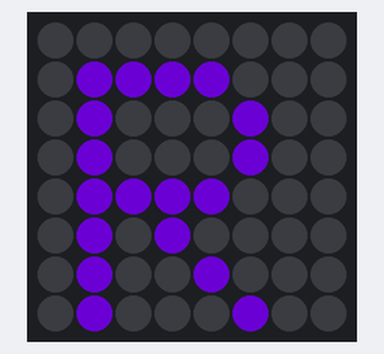
Recording of a program running on a simulated Raspberry Pi (BCM pin numbers) with a Sense HAT. On the bench: the Sense HAT's 8×8 RGB LED matrix. Dim RGB values are drawn brighter than linear; random numbers come from a fixed seed. At 4.0 s the program stops and its outputs stay as they are.

Above: at 0.1 s.
At 1.1 s:
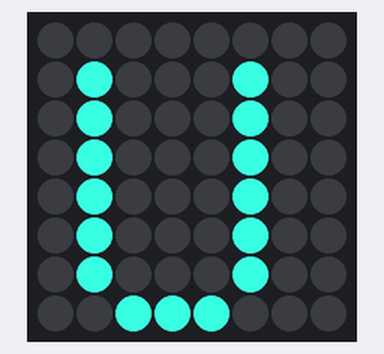
At 2.1 s:
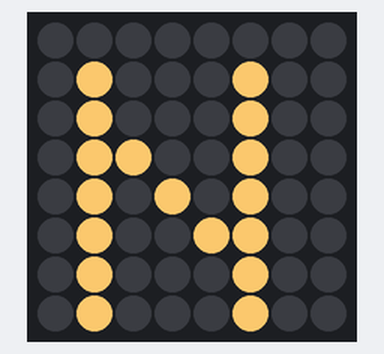
At 3.1 s:
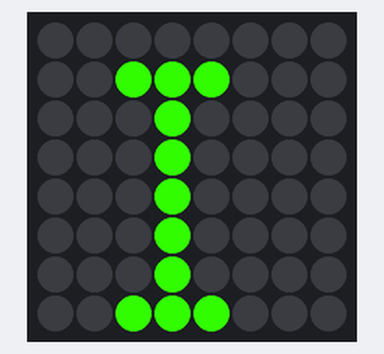

Measured:
- what the display in image 1 shows lasts 1.0 s, from 1.0 s to 2.0 s

The program:

navn.py
```python
from sense_hat import SenseHat
from time import sleep
from random import randint

sense = SenseHat()

red = (255, 0, 0)
blue = (0, 0, 255)
green = (0, 255, 0)
white = (255, 255, 255)
yellow = (255, 255, 0)

# Generate a random colour
def pick_random_colour():
  random_red = randint(0, 255)
  random_green = randint(0, 255)
  random_blue = randint(0, 255)
  return (random_red, random_green, random_blue)

sense.show_letter("R", pick_random_colour())
sleep(1)
sense.show_letter("U", pick_random_colour())
sleep(1)
sense.show_letter("N", pick_random_colour())
sleep(1)
sense.show_letter("I", pick_random_colour())
sleep(1)


sense.clear()
```
